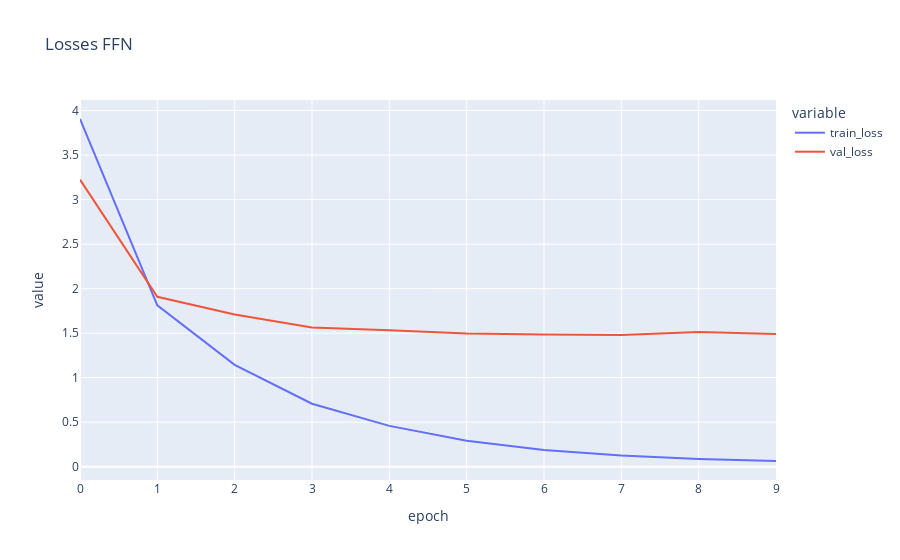

The code cell stored with this chart in its notebook:
### Code cell
ffn_model = FFN(input_size, hidden_size, num_classes, num_layers)
optimizer_ffn = optim.Adam(ffn_model.parameters(), lr=lr, weight_decay=1e-7)  # double check optimizer set-up

ffn_train_losses, ffn_val_losses, ffn_avg_losses = train_model(
    X_train, y_train, X_test, y_test, ffn_model, criterion, optimizer_ffn, 
    num_epochs=10, batch_size=batch_size, verbose=False
)

plot_losses(ffn_avg_losses, ffn_val_losses, "FFN")

### Figure 1 — Plotly figure (JSON) as saved in the notebook; plotly's stock layout.template omitted (floating-point values rounded to 4 significant figures)
{"data": [{"hovertemplate": "variable=train_loss<br>epoch=%{x}<br>value=%{y}<extra></extra>", "legendgroup": "train_loss", "line": {"color": "#636efa", "dash": "solid"}, "marker": {"symbol": "circle"}, "mode": "lines", "name": "train_loss", "orientation": "v", "showlegend": true, "type": "scatter", "x": [0, 1, 2, 3, 4, 5, 6, 7, 8, 9], "xaxis": "x", "y": [3.906, 1.813, 1.144, 0.708, 0.459, 0.2921, 0.1889, 0.1251, 0.08626, 0.06457], "yaxis": "y"}, {"hovertemplate": "variable=val_loss<br>epoch=%{x}<br>value=%{y}<extra></extra>", "legendgroup": "val_loss", "line": {"color": "#EF553B", "dash": "solid"}, "marker": {"symbol": "circle"}, "mode": "lines", "name": "val_loss", "orientation": "v", "showlegend": true, "type": "scatter", "x": [0, 1, 2, 3, 4, 5, 6, 7, 8, 9], "xaxis": "x", "y": [3.224, 1.909, 1.711, 1.564, 1.532, 1.496, 1.485, 1.479, 1.513, 1.49], "yaxis": "y"}], "layout": {"legend": {"title": {"text": "variable"}, "tracegroupgap": 0}, "title": {"text": "Losses FFN"}, "xaxis": {"anchor": "y", "domain": [0, 1], "title": {"text": "epoch"}}, "yaxis": {"anchor": "x", "domain": [0, 1], "title": {"text": "value"}}}}
